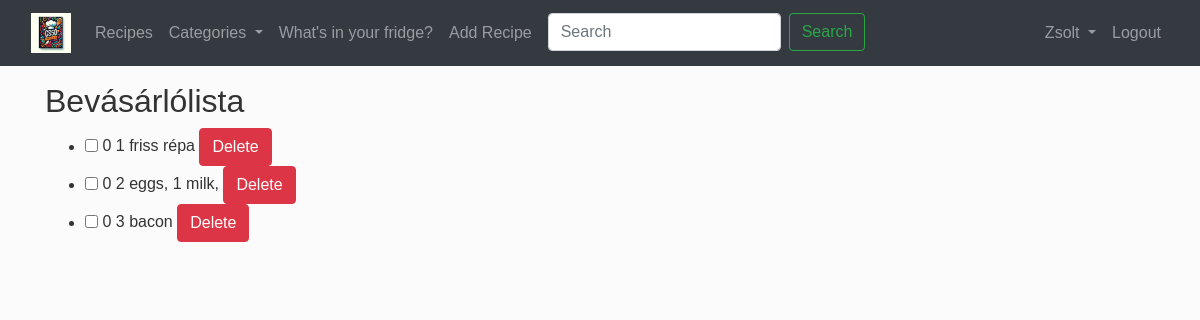
Page /shopping-list/ (signed in) on the earlier database version.
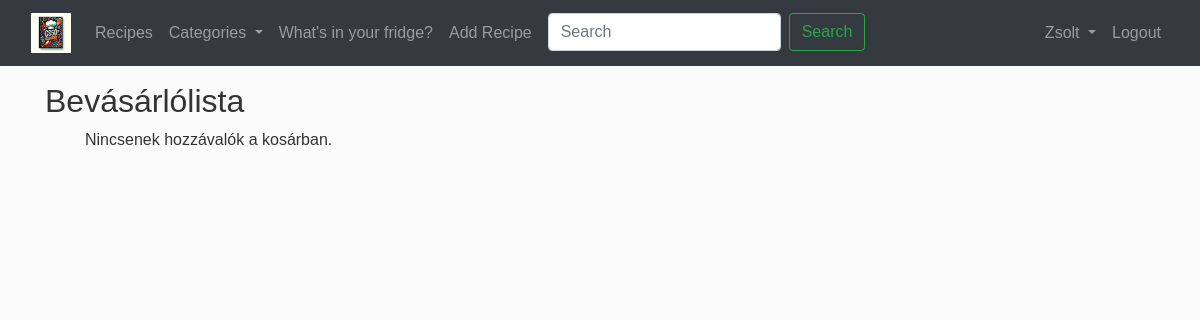
Same page on the later database version.
### recepies/models.py (models this page shows, shortened)
class ShoppingListItem(models.Model):
    shopping_list = models.ForeignKey(ShoppingList, on_delete=models.CASCADE)
    ingredient = models.ForeignKey(Ingredient, on_delete=models.CASCADE)
    purchased = models.BooleanField(default=False)

class Ingredient(models.Model):
  name = models.CharField(max_length=255, unique=True)
  quantity = models.CharField(max_length=100)
  unit = models.CharField(max_length=50)

### recepies/views.py (the view)
# urls.py: path('shopping-list/', views.view_shopping_list, name='view_shopping_list'),
def view_shopping_list(request):
    categories = Category.objects.all()
    shopping_list, created = ShoppingList.objects.get_or_create(user=request.user)
    return render(request, 'recepies/shopping_list.html', {'shopping_list': shopping_list, 'categories': categories})

### recepies/templates/recepies/shopping_list.html (shortened to what this page needs)
{% extends "recepies/layout.html" %}
{% block content %}
<h2>Bevásárlólista</h2>
<ul id="shoppingList">
  {% for item in shopping_list.shoppinglistitem_set.all %}
  <li id="item-{{item.id}}">
      <input type="checkbox"  onchange="toggleStrikethrough(this);">
      <span>
        {{ item.ingredient.quantity }} {{ item.ingredient.unit }} {{ item.ingredient.name }}
      </span>
      <button type="button" class="btn btn-danger" onclick="deleteListItem({{ item.id }})">Delete</button>
  </li>
  {% empty %}
  <p>Nincsenek hozzávalók a kosárban.</p>
  {% endfor %}
</ul>
  {% endblock %}

Differences in the rows shown:
removed ShoppingListItem: ingredient.unit "0", ingredient.name "1 friss répa"
removed ShoppingListItem: ingredient.unit "0", ingredient.name "2 eggs, 1 milk,"
removed ShoppingListItem: ingredient.unit "0", ingredient.name "3 bacon"
Other differences:
text now shown: "Nincsenek hozzávalók a kosárban."
